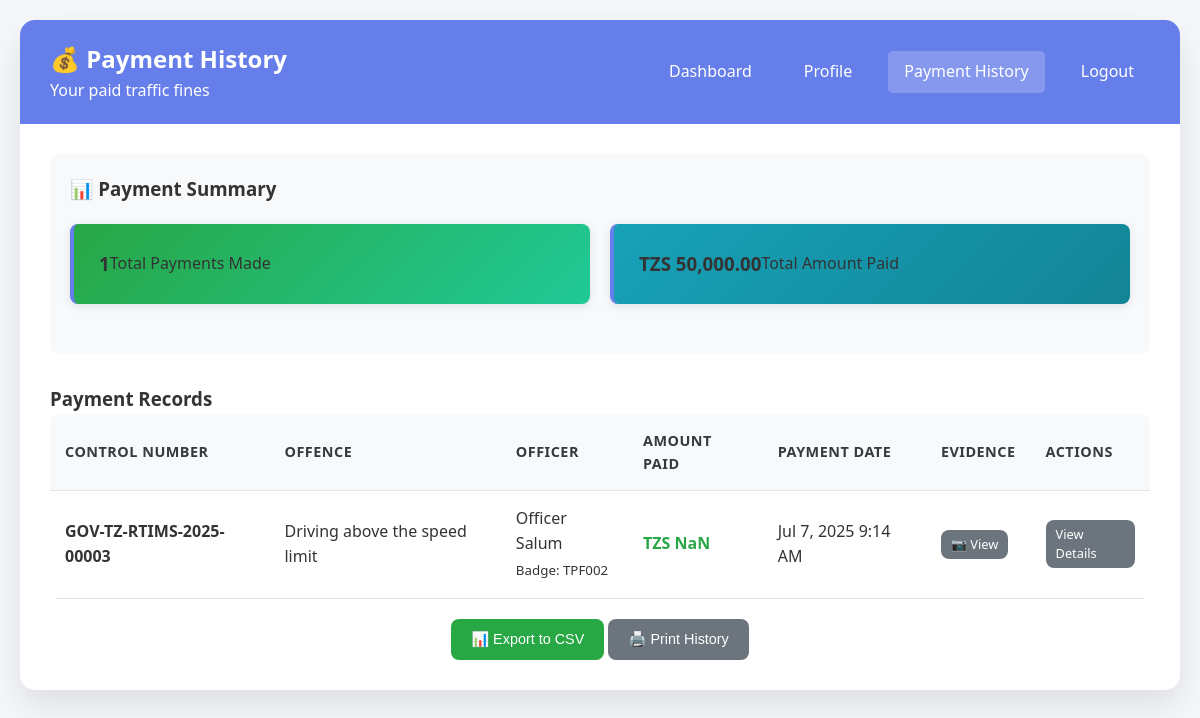
The app's page /user/payment_history.php (signed in) with its own data.
### tables this page shows
CREATE TABLE `incidents` (
  `id` int(11) NOT NULL,
  `user_id` int(11) NOT NULL,
  `offence_id` int(11) NOT NULL,
  `officer_id` int(11) NOT NULL,
  `location` text NOT NULL,
  `image_path` varchar(255) DEFAULT NULL,
  `control_number` varchar(50) NOT NULL,
  `status` enum('Pending','Paid','Cancelled') DEFAULT 'Pending',
  `created_at` timestamp NOT NULL DEFAULT current_timestamp()
);

CREATE TABLE `offences` (
  `id` int(11) NOT NULL,
  `keyword` varchar(100) NOT NULL,
  `description` text NOT NULL,
  `amount_tzs` decimal(10,2) NOT NULL,
  `created_at` timestamp NOT NULL DEFAULT current_timestamp()
);

CREATE TABLE `officers` (
  `id` int(11) NOT NULL,
  `name` varchar(100) NOT NULL,
  `username` varchar(50) NOT NULL,
  `password` varchar(255) NOT NULL,
  `badge_number` varchar(50) NOT NULL,
  `created_at` timestamp NOT NULL DEFAULT current_timestamp()
);

### config/database.php (called while the page is built, shortened)
<?php
function formatCurrency($amount) {
    return 'TZS ' . number_format($amount, 2);
}
?>

### user/payment_history.php (the view, shortened to what this page needs)
<?php
require_once '../config/database.php';
$database = new Database();
$conn = $database->getConnection();
$payments_query = "SELECT i.*, o.description as offence_description, o.amount_tzs,
                          off.name as officer_name, off.badge_number
                   FROM incidents i
                   JOIN offences o ON i.offence_id = o.id
                   JOIN officers off ON i.officer_id = off.id
                   WHERE i.user_id = ? AND i.status = 'Paid'
                   ORDER BY i.created_at DESC";
$payments_stmt = $conn->prepare($payments_query);
$payments_stmt->execute([$_SESSION['user_id']]);
$payments = $payments_stmt->fetchAll(PDO::FETCH_ASSOC);
$total_paid = 0;
foreach ($payments as $payment) {
    $total_paid += $payment['amount_tzs'];
}
?>
<!DOCTYPE html>
<html lang="en">
<head>
    <link rel="stylesheet" href="../assets/css/style.css">
</head>
<body>
    <div class="container">
        <div class="dashboard">
            <div class="dashboard-header">
                <div>
                    <h2>💰 Payment History</h2>
                    <p>Your paid traffic fines</p>
                </div>
                <div class="dashboard-nav">
                    <a href="dashboard.php">Dashboard</a>
                    <a href="profile.php">Profile</a>
                    <a href="payment_history.php" class="active">Payment History</a>
                    <a href="../auth/logout.php">Logout</a>
                </div>
            </div>
            <div class="dashboard-content">
                <div style="background: #f8f9fa; padding: 20px; border-radius: 8px; margin-bottom: 30px;">
                    <h3>📊 Payment Summary</h3>
                    <div class="stats-grid" style="margin-top: 20px;">
                        <div class="stat-card" style="background: linear-gradient(135deg, #28a745 0%, #20c997 100%);">
                            <h3><?php echo count($payments); ?></h3>
                            <p>Total Payments Made</p>
                        </div>
                        <div class="stat-card" style="background: linear-gradient(135deg, #17a2b8 0%, #138496 100%);">
                            <h3><?php echo formatCurrency($total_paid); ?></h3>
                            <p>Total Amount Paid</p>
                        </div>
                    </div>
                </div>
                <h3>Payment Records</h3>
                <?php if (empty($payments)): ?>
                    <div class="alert alert-info">
                        <p>No payments made yet. All your paid fines will appear here.</p>
                    </div>
                <?php else: ?>
                    <table class="data-table">
                        <thead>
                            <tr>
                                <th>Control Number</th>
                                <th>Offence</th>
                                <th>Officer</th>
                                <th>Amount Paid</th>
                                <th>Payment Date</th>
                                <th>Evidence</th>
                                <th>Actions</th>
                            </tr>
                        </thead>
                        <tbody>
                            <?php foreach ($payments as $payment): ?>
                                <tr>
                                    <td><strong><?php echo htmlspecialchars($payment['control_number']); ?></strong></td>
                                    <td><?php echo htmlspecialchars($payment['offence_description']); ?></td>
                                    <td>
                                        <?php echo htmlspecialchars($payment['officer_name']); ?><br>
                                        <small>Badge: <?php echo htmlspecialchars($payment['badge_number']); ?></small>
                                    </td>
                                    <td class="currency" style="color: #28a745; font-weight: bold;">
                                    </td>
                                    <td><?php echo date('M j, Y g:i A', strtotime($payment['created_at'])); ?></td>
                                    <td>
                                        <?php if ($payment['image_path']): ?>
                                            <a href="view_evidence.php?id=<?php echo $payment['id']; ?>" class="btn btn-secondary" style="font-size: 0.8rem; padding: 5px 10px;">📷 View</a>
                                        <?php else: ?>
                                            <span style="color: #999; font-size: 0.8rem;">No Image</span>
                                        <?php endif; ?>
                                    </td>
                                    <td>
                                        <a href="view_incident.php?id=<?php echo $payment['id']; ?>" class="btn btn-secondary" style="font-size: 0.8rem; padding: 5px 10px;">View Details</a>
                                    </td>
                                </tr>
                            <?php endforeach; ?>
                        </tbody>
                    </table>
                    <div style="text-align: center; margin-top: 20px;">
                        <button onclick="exportToCSV('payment_history_table', 'my_payment_history.csv')" class="btn btn-success">📊 Export to CSV</button>
                        <button onclick="window.print()" class="btn btn-secondary">🖨️ Print History</button>
                    </div>
                <?php endif; ?>
            </div>
        </div>
    </div>
</body>
</html>

### assets/css/style.css (style rules this page uses)
* { margin: 0; padding: 0; box-sizing: border-box; }
:root { --primary-color: #667eea; --primary-dark: #5a6fd8; --secondary-color: #6c757d; --success-color: #28a745; --warning-color: #ffc107; --danger-color: #dc3545; --info-color: #17a2b8; --light-color: #f8f9fa; --dark-color: #343a40; --white: #ffffff; --border-color: #e1e5e9; --text-color: #333; --text-muted: #6c757d; --sidebar-width: 280px; --header-height: 70px; --border-radius: 8px; --box-shadow: 0 2px 10px rgba(0, 0, 0, 0.1); --transition: all 0.3s ease; }
body { font-family: "Segoe UI", Tahoma, Geneva, Verdana, sans-serif; background: #f5f7fa; color: var(--text-color); line-height: 1.6; }
.stats-grid { display: grid; grid-template-columns: repeat(auto-fit, minmax(250px, 1fr)); gap: 20px; margin-bottom: 30px; }
.stat-card { background: white; border-radius: var(--border-radius); padding: 25px; box-shadow: var(--box-shadow); display: flex; align-items: center; transition: var(--transition); border-left: 4px solid var(--primary-color); }
.btn { display: inline-flex; align-items: center; justify-content: center; padding: 10px 20px; border: none; border-radius: var(--border-radius); font-size: 0.9rem; font-weight: 500; text-decoration: none; cursor: pointer; transition: var(--transition); line-height: 1.5; gap: 8px; }
.btn-secondary { background: var(--secondary-color); color: white; }
.btn-success { background: var(--success-color); color: white; }
.data-table { width: 100%; border-collapse: collapse; background: white; border-radius: var(--border-radius); overflow: hidden; }
.data-table th, .data-table td { padding: 15px; text-align: left; border-bottom: 1px solid var(--border-color); }
.data-table th { background: var(--light-color); font-weight: 600; color: var(--dark-color); font-size: 0.9rem; text-transform: uppercase; letter-spacing: 0.5px; }
.container { max-width: 1200px; margin: 0 auto; padding: 20px; }
.dashboard { background: white; border-radius: 15px; box-shadow: 0 15px 35px rgba(0, 0, 0, 0.1); overflow: hidden; }
.dashboard-header { background: var(--primary-color); color: white; padding: 20px 30px; display: flex; justify-content: space-between; align-items: center; }
.dashboard-nav { display: flex; gap: 20px; }
.dashboard-nav a { color: white; text-decoration: none; padding: 8px 16px; border-radius: 5px; transition: var(--transition); }
.dashboard-nav a:hover, .dashboard-nav a.active { background: rgba(255, 255, 255, 0.2); }
.dashboard-content { padding: 30px; }
.currency { font-weight: 600; color: var(--success-color); }

### records on screen
incidents: control_number "GOV-TZ-RTIMS-2025-00003", offence.description "Driving above the speed limit", officer.name "Officer Salum", officer.badge_number "TPF002", created_at "Jul 7, 2025 9:14 AM"

### other values on screen
count($payments) "1"
formatCurrency($total_paid) "TZS 50,000.00"
